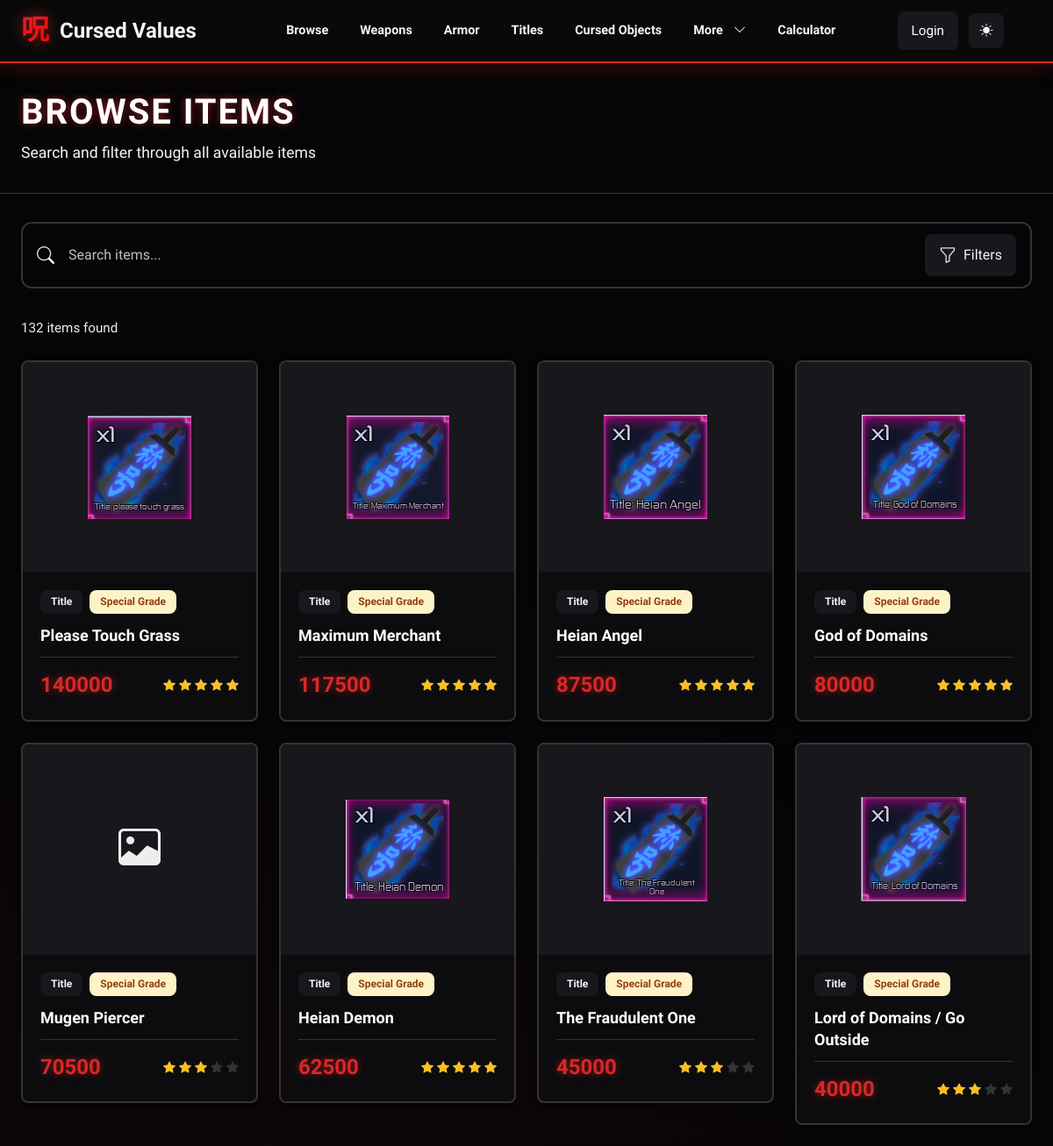
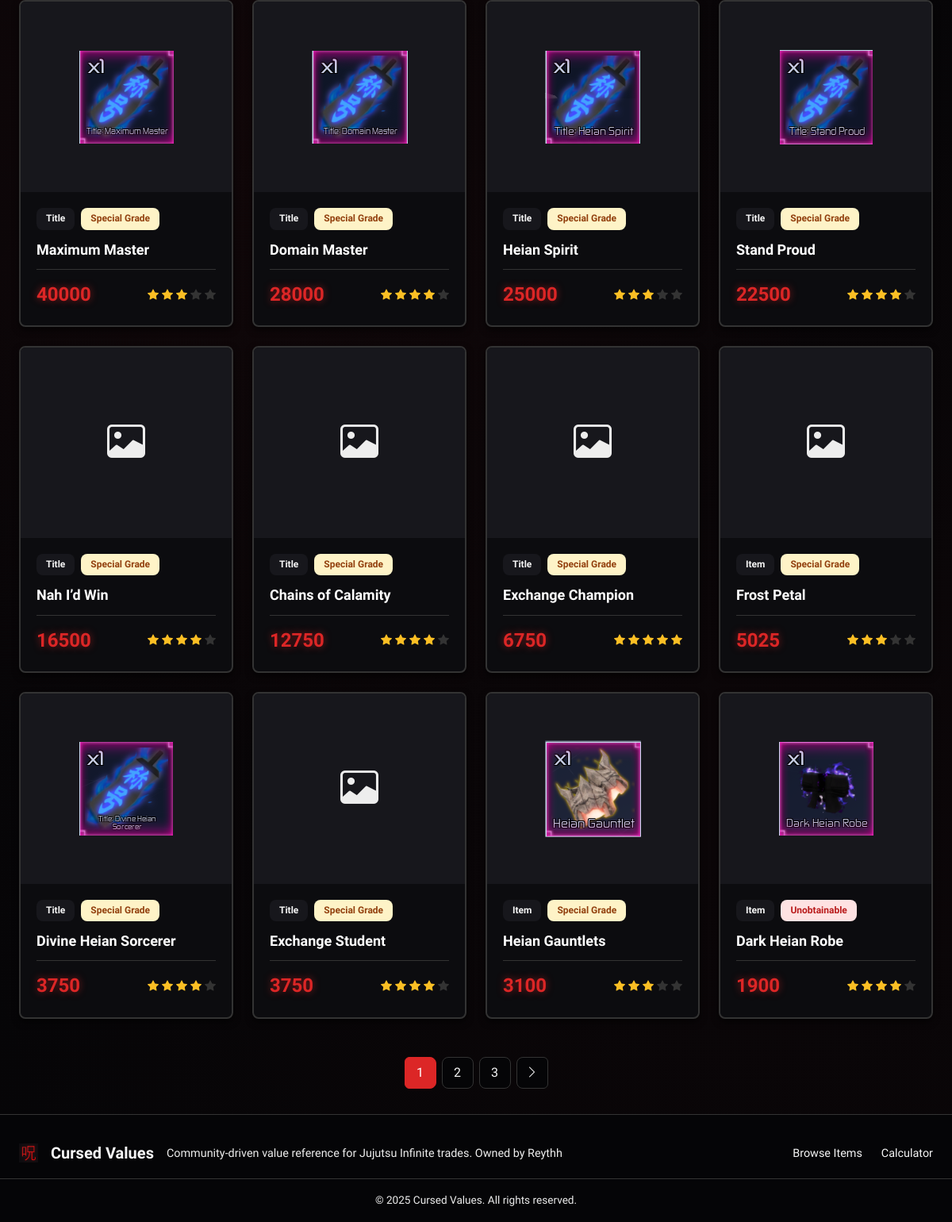
The app's page /items/ with its own data (2 pictures, top to bottom).
### values/models.py (models this page shows, shortened)
class Item(models.Model):
    class ItemType(models.TextChoices):
        ITEM = "item", "Item"
        TITLE = "title", "Title"
        GAMEPASS = "gamepass", "Game Pass"
        EVENT = "event", "Event Item"
    class Rarity(models.TextChoices):
        UNOBTAINABLE = "unobtainable", "Unobtainable"
        SPECIAL_GRADE = "special_grade", "Special Grade"
        RARE = "rare", "Rare"
        UNCOMMON = "uncommon", "Uncommon"
        COMMON = "common", "Common"
    class Trend(models.TextChoices):
        RISING = "rising", "Rising"
        STABLE = "stable", "Stable"
        FALLING = "falling", "Falling"
    name = models.CharField(max_length=150, unique=True)
    slug = models.SlugField(unique=True)
    category = models.ForeignKey(
        Category, on_delete=models.PROTECT, related_name="items"
    )
    item_type = models.CharField(
        max_length=20, choices=ItemType.choices, default=ItemType.ITEM
    )
    rarity = models.CharField(
        max_length=20, choices=Rarity.choices, default=Rarity.COMMON
    )
    value = models.PositiveIntegerField(help_text="Trade value points")
    demand = models.PositiveSmallIntegerField(default=5, help_text="1-10 scale")
    trend = models.CharField(
        max_length=10, choices=Trend.choices, default=Trend.STABLE
    )
    is_limited = models.BooleanField(default=False)
    featured = models.BooleanField(default=False)
    obtained_from = models.CharField(
        max_length=200, blank=True, help_text="Event, raid, or source"
    )
    image_url = models.CharField(max_length=500, blank=True, help_text="Image URL or path (e.g., /media/Weapons/Item.png)")
    notes = models.TextField(blank=True)
    created_at = models.DateTimeField(auto_now_add=True)
    updated_at = models.DateTimeField(auto_now=True)
    class Meta:
        ordering = ["-featured", "-value", "name"]
    def get_absolute_url(self):
        from django.urls import reverse
        return reverse("values:item_detail", args=[self.slug])
    def get_star_count(self):
        return min(5, max(1, (self.demand + 1) // 2))

### values/views.py (the view)
# urls.py: path("items/", ItemListView.as_view(), name="item_list"),
class ItemListView(ListView):
    model = Item
    template_name = "values/item_list.html"
    context_object_name = "items"
    paginate_by = 20
    def get_queryset(self):
        qs = (
            Item.objects.select_related("category")
            .all()
            .order_by("-featured", "-value", "name")
        )
        query = self.request.GET.get("q", "").strip()
        category = self.request.GET.get("category")
        rarity = self.request.GET.get("rarity")
        item_type = self.request.GET.get("item_type")
        trend = self.request.GET.get("trend")
        min_value = self.request.GET.get("min_value")
        max_value = self.request.GET.get("max_value")
        if query:
            qs = qs.filter(
                Q(name__icontains=query)
                | Q(notes__icontains=query)
                | Q(obtained_from__icontains=query)
            )
        if category:
            qs = qs.filter(category__slug=category)
        if rarity:
            qs = qs.filter(rarity=rarity)
        if item_type:
            qs = qs.filter(item_type=item_type)
        if trend:
            qs = qs.filter(trend=trend)
        if min_value and min_value.isdigit():
            qs = qs.filter(value__gte=int(min_value))
        if max_value and max_value.isdigit():
            qs = qs.filter(value__lte=int(max_value))
        sort = self.request.GET.get("sort")
        if sort == "value_asc":
            qs = qs.order_by("value", "name")
        elif sort == "name":
            qs = qs.order_by("name")
        return qs
    def get_context_data(self, **kwargs):
        context = super().get_context_data(**kwargs)
        context.update(
            {
                "categories": Category.objects.all(),
                "rarity_choices": Item.Rarity.choices,
                "type_choices": Item.ItemType.choices,
                "trend_choices": Item.Trend.choices,
                "active_filters": self.request.GET,
                "is_admin": self.request.user.is_authenticated and self.request.user.is_staff,
            }
        )
        return context

### templates/values/item_list.html (shortened to what this page needs)
{% extends "base.html" %}
{% load static %}
{% block content %}
<div class="page-header-section">
    <div class="container">
        <div class="page-header-content">
            <div>
                <h1 class="page-title-large">Browse Items</h1>
                <p class="page-description">Search and filter through all available items</p>
            </div>
        </div>
                            </div>
                        </div>
<div class="page-body">
    <div class="container">
        <div class="search-section">
            <form method="get" class="search-form">
                <div class="search-bar">
                    <i class="bi bi-search"></i>
                    <input type="search" name="q" value="{{ active_filters.q }}" placeholder="Search items..." class="search-input">
                    <button type="button" class="filter-toggle" data-bs-toggle="modal" data-bs-target="#filtersModal">
                        <i class="bi bi-funnel"></i>
                        <span>Filters</span>
                    </button>
                </div>
            </form>
            </div>
        <div class="results-header">
            <span class="results-count">{{ page_obj.paginator.count }} items found</span>
        </div>
    {% if items %}
        <div class="items-grid">
            {% for item in items %}
            <div class="item-card-wrapper">
                <a href="{{ item.get_absolute_url }}" class="item-card-link">
                    <div class="item-card">
                    {% if item.image_url %}
                        <div class="item-card-image">
                            <img src="{{ item.image_url }}" alt="{{ item.name }}">
                        </div>
                        {% else %}
                        <div class="item-card-image no-image">
                            <i class="bi bi-image"></i>
                    </div>
                    {% endif %}
                        <div class="item-card-body">
                            <div class="item-card-header">
                                <span class="item-type-tag">{{ item.get_item_type_display }}</span>
                                <span class="rarity-tag rarity-{{ item.rarity }}">{{ item.get_rarity_display }}</span>
                            </div>
                            <h3 class="item-card-name">{{ item.name }}</h3>
                            <div class="item-card-footer">
                                <div class="item-value">{{ item.value|floatformat:0 }}</div>
                                <div class="item-stars">
                                    {% with star_count=item.get_star_count %}
                                        {% for i in "12345"|make_list %}
                                            <i class="bi bi-star-fill {% if forloop.counter <= star_count %}star-active{% else %}star-inactive{% endif %}"></i>
                                        {% endfor %}
                                    {% endwith %}
                        </div>
                        </div>
                        </div>
                    </div>
                </a>
            </div>
            {% endfor %}
        </div>
        {% if page_obj.has_other_pages %}
        <div class="pagination-wrapper">
            <nav aria-label="Page navigation">
                <ul class="pagination">
                    {% for num in page_obj.paginator.page_range %}
                        {% if page_obj.number == num %}
                        <li class="page-item active"><span class="page-link">{{ num }}</span></li>
                        {% elif num > page_obj.number|add:'-3' and num < page_obj.number|add:'3' %}
                        <li class="page-item">
                            <a class="page-link" href="?page={{ num }}{% if active_filters.q %}&q={{ active_filters.q }}{% endif %}">{{ num }}</a>
                        </li>
                        {% endif %}
                    {% endfor %}
                    {% if page_obj.has_next %}
                    <li class="page-item">
                        <a class="page-link" href="?page={{ page_obj.next_page_number }}{% if active_filters.q %}&q={{ active_filters.q }}{% endif %}">
                            <i class="bi bi-chevron-right"></i>
                        </a>
                    </li>
                    {% endif %}
                </ul>
            </nav>
        </div>
        {% endif %}
    {% endif %}
    </div>
</div>
{% endblock %}

### records on screen
Item: image_url (picture), item_type "Title", rarity "Special Grade", name "Please Touch Grass", value "140000"
Item: image_url (picture), item_type "Title", rarity "Special Grade", name "Maximum Merchant", value "117500"
Item: image_url (picture), item_type "Title", rarity "Special Grade", name "Heian Angel", value "87500"
Item: image_url (picture), item_type "Title", rarity "Special Grade", name "God of Domains", value "80000"
Item: item_type "Title", rarity "Special Grade", name "Mugen Piercer", value "70500"
Item: image_url (picture), item_type "Title", rarity "Special Grade", name "Heian Demon", value "62500"
Item: image_url (picture), item_type "Title", rarity "Special Grade", name "The Fraudulent One", value "45000"
Item: image_url (picture), item_type "Title", rarity "Special Grade", name "Lord of Domains / Go Outside", value "40000"
Item: image_url (picture), item_type "Title", rarity "Special Grade", name "Maximum Master", value "40000"
Item: image_url (picture), item_type "Title", rarity "Special Grade", name "Domain Master", value "28000"
Item: image_url (picture), item_type "Title", rarity "Special Grade", name "Heian Spirit", value "25000"
Item: image_url (picture), item_type "Title", rarity "Special Grade", name "Stand Proud", value "22500"
Item: item_type "Title", rarity "Special Grade", name "Nah I’d Win", value "16500"
Item: item_type "Title", rarity "Special Grade", name "Chains of Calamity", value "12750"
Item: item_type "Title", rarity "Special Grade", name "Exchange Champion", value "6750"
Item: item_type "Item", rarity "Special Grade", name "Frost Petal", value "5025"
Item: image_url (picture), item_type "Title", rarity "Special Grade", name "Divine Heian Sorcerer", value "3750"
Item: item_type "Title", rarity "Special Grade", name "Exchange Student", value "3750"
Item: image_url (picture), item_type "Item", rarity "Special Grade", name "Heian Gauntlets", value "3100"
Item: image_url (picture), item_type "Item", rarity "Unobtainable", name "Dark Heian Robe", value "1900"

### other values on screen
{{ page_obj.paginator.count }} "132"
{{ num }} "1"
{{ num }} "2" "3"
